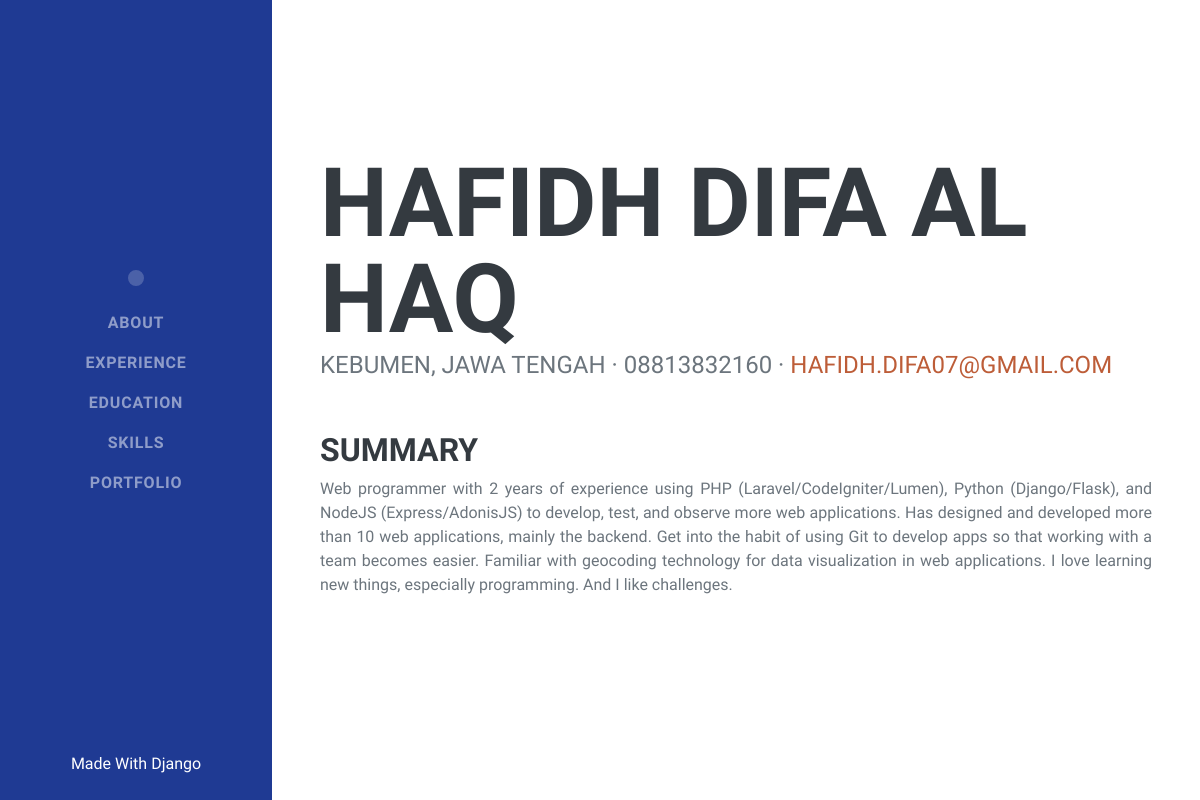
The page / on the database its author committed.
### app/models.py (models this page shows, shortened)
class Saya(models.Model):
    nama = models.CharField(max_length=50)
    email = models.CharField(max_length=30)
    no_hp = models.CharField(max_length=15, null=True)
    tempat_lahir = models.CharField(max_length=20)
    tanggal_lahir = models.CharField(max_length=20)
    alamat = models.TextField()
    deskripsi = models.TextField()
    linkedin = models.CharField(max_length=255, null=True)
    github = models.CharField(max_length=255, null=True)
    twitter = models.CharField(max_length=255, null=True)
    instagram = models.CharField(max_length=255, null=True)
    created_at = models.DateTimeField(auto_now_add=True, null=True)
    updated_at = models.DateTimeField(auto_now=True, null=True)

### app/views.py (the view)
# urls.py: path('', views.about, name='about'),
def about(request):
    saya = models.Saya.objects.all()
    konteks = {
        'saya' : saya,
    }
    return render(request, 'about.html', konteks)

### app/templates/about.html (shortened to what this page needs)
            {% extends 'base.html' %}
            {% block content %}
            <section class="resume-section" id="about">
                <div class="resume-section-content">
                    {% for x in saya %}
                    <h1 class="mb-0">
                        {{ x.nama }}
                    </h1>
                    <div class="subheading mb-5">
                        {{ x.alamat }} · {{ x.no_hp }} ·
                        <a href="mailto:name@email.com">{{ x.email }}</a>
                    </div>
                    <h3>Summary</h3>
                    <div class="conten" style="text-align:justify">
                        {{ x.deskripsi}}
                    </div>
                    {% endfor %}
                </div>
            </section>
            {% endblock %}

### rows shown on the page
Saya: nama "HAFIDH DIFA AL HAQ", alamat "KEBUMEN, JAWA TENGAH", no_hp "08813832160", email "HAFIDH.DIFA07@GMAIL.COM", deskripsi "Web programmer with 2 years of experience using PHP (Laravel/CodeIgniter/Lumen), Python (Django/Flask), and NodeJS (Express/AdonisJS) to develop, test, and observe more web applications. Has designed and developed more than 10 web applications, mainly the backend. Get into the habit of using Git to develop apps so that working with a team becomes easier. Familiar with geocoding technology for data visualization in web applications. I love learning new things, especially programming. And I like challenges."
